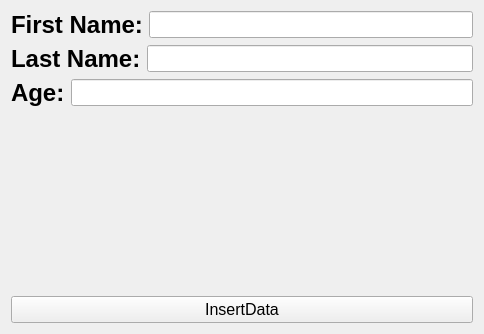
<?xml version="1.0" encoding="UTF-8"?>
<ui version="4.0">
 <class>Widget</class>
 <widget class="QWidget" name="Widget">
  <property name="geometry">
   <rect>
    <x>0</x>
    <y>0</y>
    <width>484</width>
    <height>334</height>
   </rect>
  </property>
  <property name="windowTitle">
   <string>Widget</string>
  </property>
  <layout class="QVBoxLayout" name="verticalLayout_2">
   <item>
    <layout class="QVBoxLayout" name="verticalLayout">
     <item>
      <layout class="QHBoxLayout" name="horizontalLayout">
       <item>
        <widget class="QLabel" name="label">
         <property name="font">
          <font>
           <pointsize>18</pointsize>
           <bold>true</bold>
          </font>
         </property>
         <property name="text">
          <string>First Name:</string>
         </property>
        </widget>
       </item>
       <item>
        <widget class="QLineEdit" name="lineEditFirst">
         <property name="font">
          <font>
           <pointsize>12</pointsize>
          </font>
         </property>
        </widget>
       </item>
      </layout>
     </item>
     <item>
      <layout class="QHBoxLayout" name="horizontalLayout_2">
       <item>
        <widget class="QLabel" name="label_2">
         <property name="font">
          <font>
           <pointsize>18</pointsize>
           <bold>true</bold>
          </font>
         </property>
         <property name="text">
          <string>Last Name:</string>
         </property>
        </widget>
       </item>
       <item>
        <widget class="QLineEdit" name="lineEditLast">
         <property name="font">
          <font>
           <pointsize>12</pointsize>
          </font>
         </property>
        </widget>
       </item>
      </layout>
     </item>
     <item>
      <layout class="QHBoxLayout" name="horizontalLayout_3">
       <item>
        <widget class="QLabel" name="label_4">
         <property name="font">
          <font>
           <pointsize>18</pointsize>
           <bold>true</bold>
          </font>
         </property>
         <property name="text">
          <string>Age:</string>
         </property>
        </widget>
       </item>
       <item>
        <widget class="QLineEdit" name="lineEditAge">
         <property name="font">
          <font>
           <pointsize>12</pointsize>
          </font>
         </property>
        </widget>
       </item>
      </layout>
     </item>
     <item>
      <spacer name="verticalSpacer">
       <property name="orientation">
        <enum>Qt::Vertical</enum>
       </property>
       <property name="sizeHint" stdset="0">
        <size>
         <width>20</width>
         <height>40</height>
        </size>
       </property>
      </spacer>
     </item>
     <item>
      <widget class="QLabel" name="label_3">
       <property name="text">
        <string/>
       </property>
      </widget>
     </item>
     <item>
      <widget class="QPushButton" name="pushButton">
       <property name="font">
        <font>
         <pointsize>12</pointsize>
        </font>
       </property>
       <property name="text">
        <string>InsertData</string>
       </property>
      </widget>
     </item>
    </layout>
   </item>
  </layout>
 </widget>
 <resources/>
 <connections/>
</ui>
